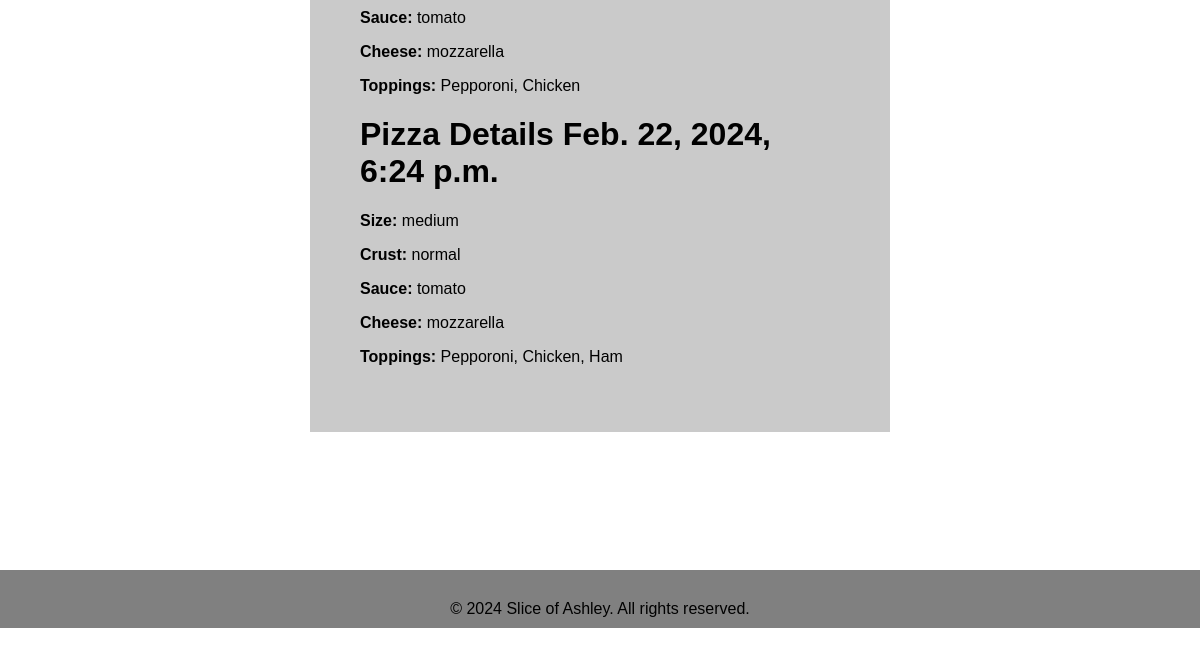
Page /profile (signed in, lower part) on the earlier database version.
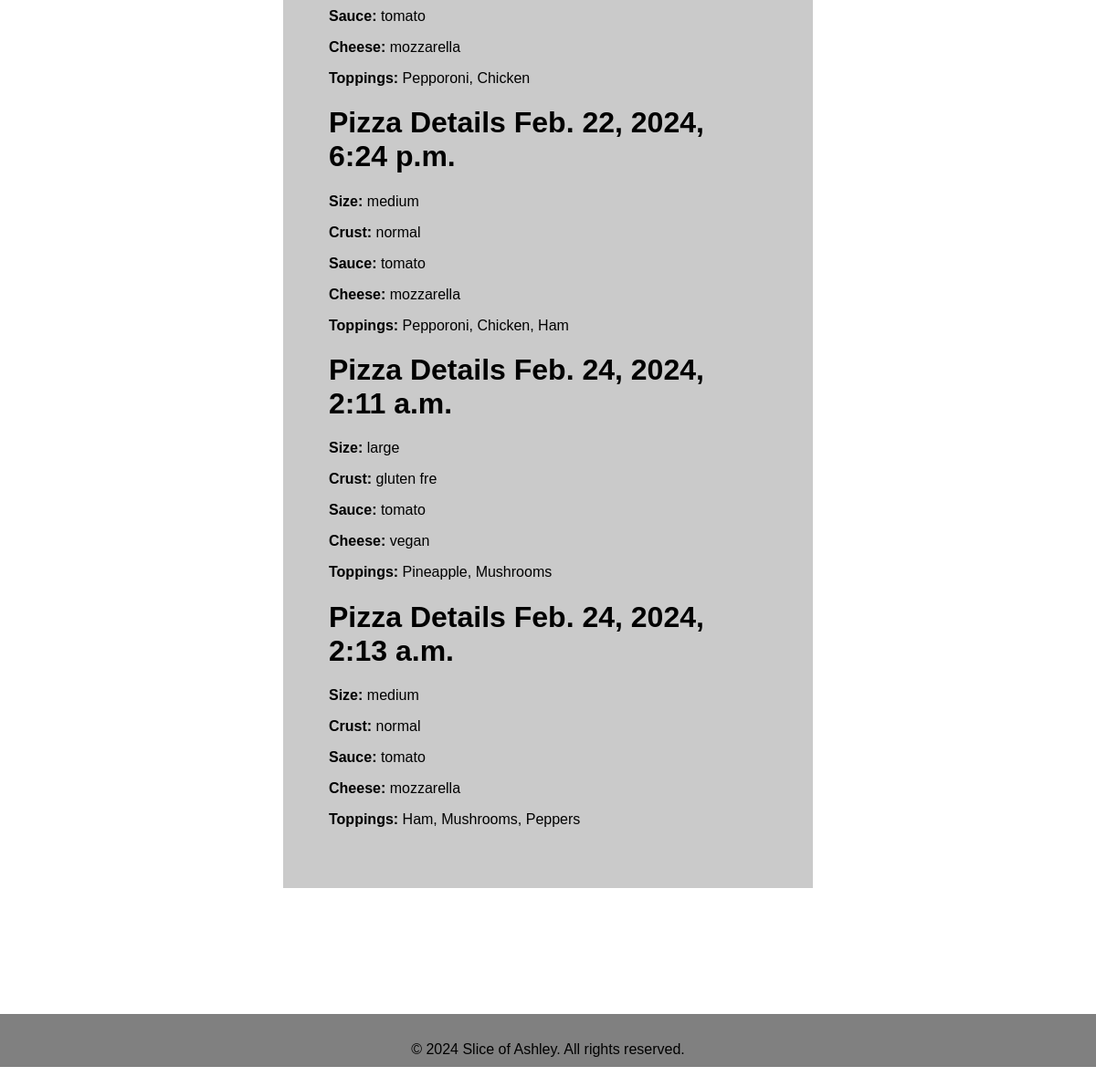
Same page on the later database version.
### templates/models.py (models this page shows)
class Pizza(models.Model):
    author   = models.ForeignKey(User, on_delete=models.CASCADE)
    size     = models.CharField(max_length=20, choices=pizza_sizes,      default='medium')
    crust    = models.CharField(max_length=20, choices=pizza_crist_size, default='normal')
    sauce    = models.CharField(max_length=20, choices=pizza_sauce,      default='tomato')
    cheese   = models.CharField(max_length=20, choices=pizza_cheese,     default='mozzarella')
    toppings = models.CharField(max_length=500)
    date     = models.DateTimeField(auto_now_add=True,                   blank=True)

### templates/views.py (the view)
# urls.py: path('profile',      views.profile,                   name="profile"),
def profile(request):
    orders = Pizza.objects.all().filter(author=request.user)
    return render(request, 'profile.html', {'orders' : orders})

### templates/templates/profile.html (shortened to what this page needs)
<!DOCTYPE html>
<html>
    {% extends 'base.html' %}
    {% block content %}
        <div class="order">
            <div class="orderBox">
                {% for b in orders %}
                <h1>
                    Pizza Details {{ b.date }}
                </h1>
                <p><b>Size:</b> {{ b.size }}</p>
                <p><b>Crust:</b> {{ b.crust }}</p>
                <p><b>Sauce:</b> {{ b.sauce }}</p>
                <p><b>Cheese:</b> {{ b.cheese }}</p>
                <p><b>Toppings:</b> {{ b.toppings }}</p>
                {% endfor %}
            </div>
        </div>
        <br>
	{% endblock %}

### templates/templates/base.html (shortened to what this page needs)
<html>
    <link rel="stylesheet" href="static/css/css.css">
	<head>
    </head>
    <body>
		{% block content %}{% endblock %}
	</body>
    <footer>
        <div class="footerText" style="padding-top: 30px; padding-bottom: 10px;">
            <p1>
                © 2024 Slice of Ashley. All rights reserved.
            </p1>
        </div>
    </footer>
</html>

### static/css/css.css (style rules this page uses)
html, body { margin: 0; margin-top: -11px; padding: 0; font-family: 'Libre Frankln', sans-serif; }
footer { margin-top: 10%; background-color: grey; }
.footerText { display: flex; justify-content: center; }
.order { display: flex; justify-content: center; }
.orderBox { background-color: rgb(202, 202, 202); width: 40%; padding: 50px; text-align: left; }

Differences in the rows shown:
added Pizza: date "Feb. 24, 2024, 2:11 a.m.", size "large", crust "gluten fre", sauce "tomato", cheese "vegan", toppings "Pineapple, Mushrooms"
added Pizza: date "Feb. 24, 2024, 2:13 a.m.", size "medium", crust "normal", sauce "tomato", cheese "mozzarella", toppings "Ham, Mushrooms, Peppers"
